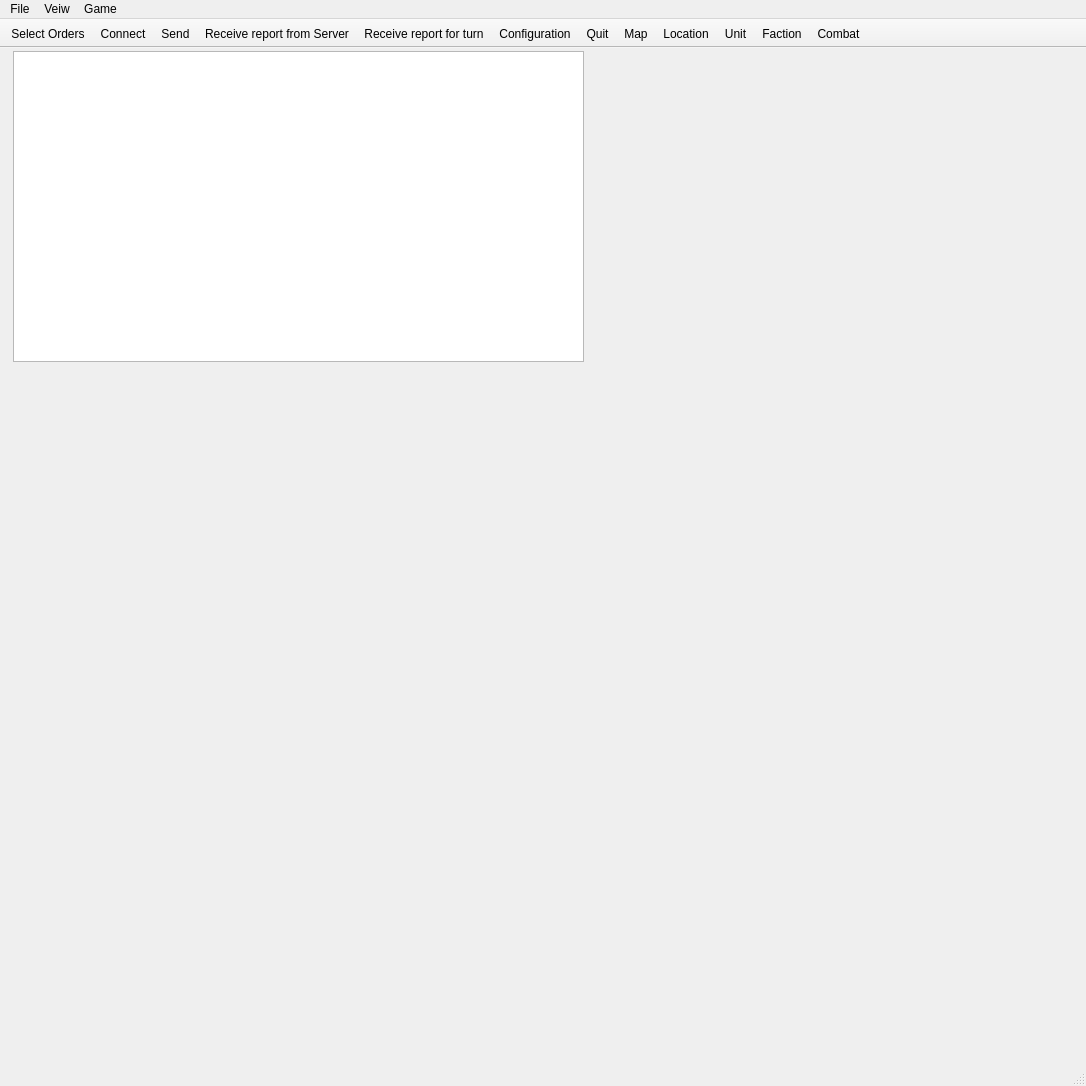
<?xml version="1.0" encoding="UTF-8"?>
<ui version="4.0">
 <class>MainClientWindow</class>
 <widget class="QMainWindow" name="MainClientWindow">
  <property name="geometry">
   <rect>
    <x>0</x>
    <y>0</y>
    <width>1086</width>
    <height>1086</height>
   </rect>
  </property>
  <property name="windowTitle">
   <string>MainClientWindow</string>
  </property>
  <widget class="QWidget" name="centralWidget">
   <widget class="QPlainTextEdit" name="logWindow">
    <property name="geometry">
     <rect>
      <x>13</x>
      <y>3</y>
      <width>571</width>
      <height>311</height>
     </rect>
    </property>
    <property name="readOnly">
     <bool>true</bool>
    </property>
   </widget>
  </widget>
  <widget class="QMenuBar" name="menuBar">
   <property name="geometry">
    <rect>
     <x>0</x>
     <y>0</y>
     <width>1086</width>
     <height>24</height>
    </rect>
   </property>
   <widget class="QMenu" name="menuFile">
    <property name="title">
     <string>File</string>
    </property>
    <addaction name="actionOpen"/>
    <addaction name="actionConnect"/>
    <addaction name="actionSend"/>
    <addaction name="actionReceive"/>
    <addaction name="actionReceive_report_for_turn"/>
    <addaction name="separator"/>
    <addaction name="actionConfiguration"/>
    <addaction name="actionQuit"/>
    <addaction name="actionImport_Report"/>
   </widget>
   <widget class="QMenu" name="menuVeiw">
    <property name="title">
     <string>Veiw</string>
    </property>
    <addaction name="actionMap"/>
    <addaction name="actionLocation"/>
    <addaction name="actionUnit"/>
    <addaction name="actionFaction"/>
    <addaction name="actionCombat"/>
   </widget>
   <widget class="QMenu" name="menuGame">
    <property name="title">
     <string>Game</string>
    </property>
    <addaction name="actionOpenGame"/>
    <addaction name="actionClose"/>
    <addaction name="actionSave"/>
   </widget>
   <addaction name="menuFile"/>
   <addaction name="menuVeiw"/>
   <addaction name="menuGame"/>
  </widget>
  <widget class="QToolBar" name="mainToolBar">
   <property name="enabled">
    <bool>true</bool>
   </property>
   <property name="sizePolicy">
    <sizepolicy hsizetype="Preferred" vsizetype="Fixed">
     <horstretch>4</horstretch>
     <verstretch>4</verstretch>
    </sizepolicy>
   </property>
   <property name="windowTitle">
    <string>toolbar</string>
   </property>
   <property name="movable">
    <bool>false</bool>
   </property>
   <property name="allowedAreas">
    <set>Qt::TopToolBarArea</set>
   </property>
   <property name="iconSize">
    <size>
     <width>48</width>
     <height>48</height>
    </size>
   </property>
   <property name="floatable">
    <bool>false</bool>
   </property>
   <attribute name="toolBarArea">
    <enum>TopToolBarArea</enum>
   </attribute>
   <attribute name="toolBarBreak">
    <bool>false</bool>
   </attribute>
   <addaction name="actionOpen"/>
   <addaction name="actionConnect"/>
   <addaction name="actionSend"/>
   <addaction name="actionReceive"/>
   <addaction name="actionReceive_report_for_turn"/>
   <addaction name="actionConfiguration"/>
   <addaction name="actionQuit"/>
   <addaction name="actionMap"/>
   <addaction name="actionLocation"/>
   <addaction name="actionUnit"/>
   <addaction name="actionFaction"/>
   <addaction name="actionCombat"/>
  </widget>
  <widget class="QStatusBar" name="statusBar"/>
  <action name="actionOpen">
   <property name="icon">
    <iconset>
     <normalon>:/new/prefix1/icons/Folder.png</normalon>
    </iconset>
   </property>
   <property name="text">
    <string>Select Orders</string>
   </property>
   <property name="toolTip">
    <string>Select Orders File</string>
   </property>
  </action>
  <action name="actionQuit">
   <property name="icon">
    <iconset>
     <normalon>:/new/prefix1/icons/Standby.png</normalon>
    </iconset>
   </property>
   <property name="text">
    <string>Quit</string>
   </property>
  </action>
  <action name="actionConnect">
   <property name="checkable">
    <bool>true</bool>
   </property>
   <property name="icon">
    <iconset resource="../../PbmCommon/icons.qrc">
     <normaloff>:/new/prefix1/icons/Web.png</normaloff>
     <normalon>:/new/prefix1/icons/Cancel.png</normalon>:/new/prefix1/icons/Web.png</iconset>
   </property>
   <property name="text">
    <string>Connect</string>
   </property>
   <property name="toolTip">
    <string>Connect to Server</string>
   </property>
  </action>
  <action name="actionConfiguration">
   <property name="icon">
    <iconset>
     <normalon>:/new/prefix1/icons/Tools.png</normalon>
    </iconset>
   </property>
   <property name="text">
    <string>Configuration</string>
   </property>
  </action>
  <action name="actionSend">
   <property name="icon">
    <iconset resource="../../PbmCommon/icons.qrc">
     <normaloff>:/new/prefix1/icons/Mail.png</normaloff>:/new/prefix1/icons/Mail.png</iconset>
   </property>
   <property name="text">
    <string>Send</string>
   </property>
   <property name="toolTip">
    <string>Send orders to Server</string>
   </property>
  </action>
  <action name="actionReceive">
   <property name="icon">
    <iconset resource="../../PbmCommon/icons.qrc">
     <normaloff>:/new/prefix1/icons/Download.png</normaloff>:/new/prefix1/icons/Download.png</iconset>
   </property>
   <property name="text">
    <string>Receive report from Server</string>
   </property>
   <property name="toolTip">
    <string>Receive report from Server</string>
   </property>
  </action>
  <action name="actionReceive_report_for_turn">
   <property name="icon">
    <iconset resource="../../PbmCommon/icons.qrc">
     <normaloff>:/new/prefix1/icons/At.png</normaloff>:/new/prefix1/icons/At.png</iconset>
   </property>
   <property name="text">
    <string>Receive report for turn...</string>
   </property>
  </action>
  <action name="actionMap">
   <property name="text">
    <string>Map</string>
   </property>
  </action>
  <action name="actionLocation">
   <property name="text">
    <string>Location</string>
   </property>
  </action>
  <action name="actionUnit">
   <property name="text">
    <string>Unit</string>
   </property>
  </action>
  <action name="actionFaction">
   <property name="text">
    <string>Faction</string>
   </property>
  </action>
  <action name="actionCombat">
   <property name="text">
    <string>Combat</string>
   </property>
  </action>
  <action name="actionOpenGame">
   <property name="text">
    <string>Open new game</string>
   </property>
   <property name="toolTip">
    <string>Open Game</string>
   </property>
  </action>
  <action name="actionClose">
   <property name="text">
    <string>Close Game</string>
   </property>
  </action>
  <action name="actionSave">
   <property name="text">
    <string>Save Game</string>
   </property>
  </action>
  <action name="actionImport_Report">
   <property name="text">
    <string>Import Report</string>
   </property>
  </action>
 </widget>
 <layoutdefault spacing="6" margin="11"/>
 <resources>
  <include location="../../PbmCommon/icons.qrc"/>
 </resources>
 <connections>
  <connection>
   <sender>actionQuit</sender>
   <signal>triggered()</signal>
   <receiver>MainClientWindow</receiver>
   <slot>close()</slot>
   <hints>
    <hint type="sourcelabel">
     <x>-1</x>
     <y>-1</y>
    </hint>
    <hint type="destinationlabel">
     <x>299</x>
     <y>199</y>
    </hint>
   </hints>
  </connection>
 </connections>
 <slots>
  <slot>closeAll()</slot>
 </slots>
</ui>
